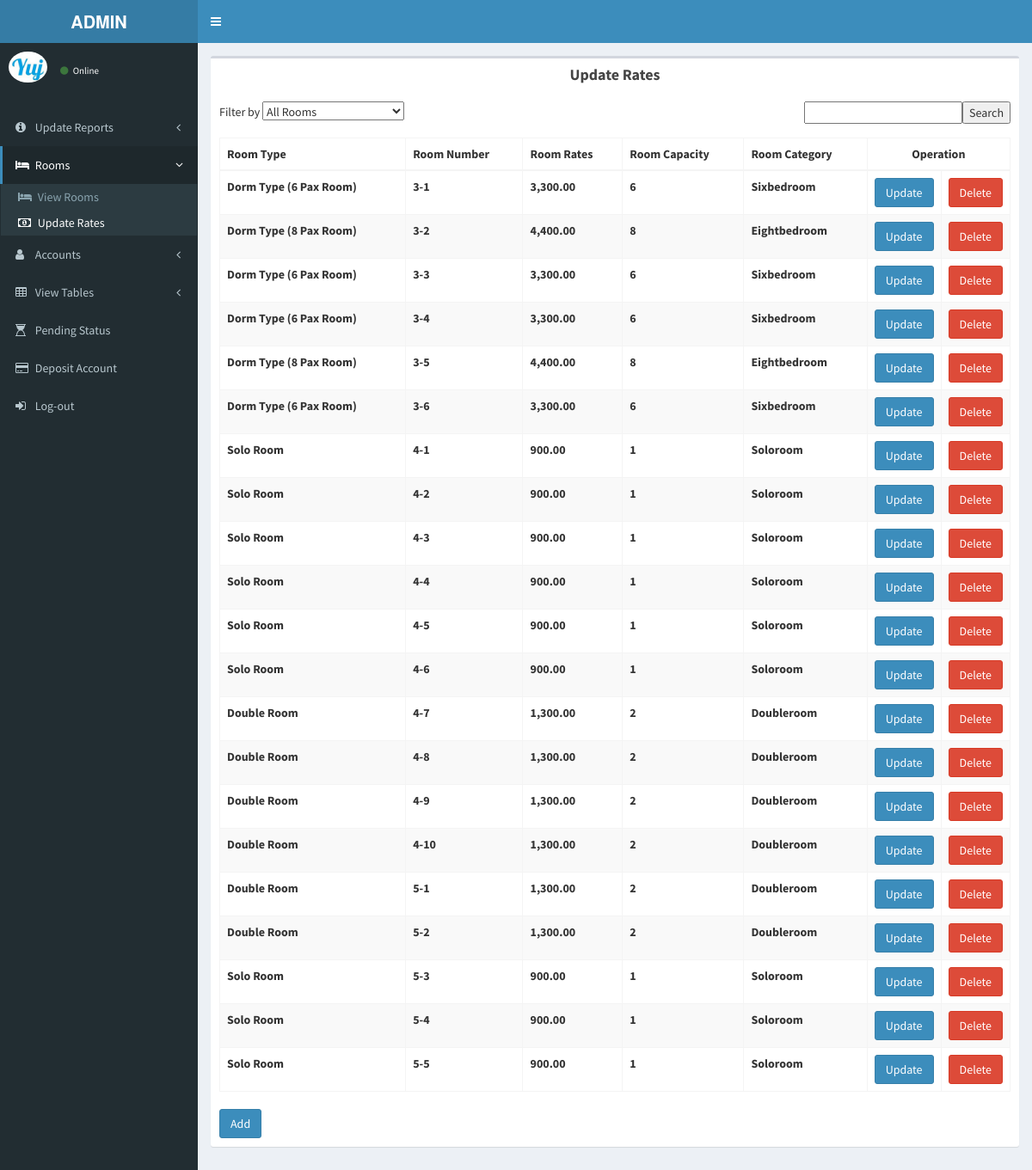
Screenshot of /Admin/updaterooms.php with the database file from the repository.
### tables this page shows
CREATE TABLE `tbl_room` (
  `room_id` int(30) NOT NULL,
  `roomrates` varchar(255) NOT NULL,
  `roomstatus` varchar(255) NOT NULL,
  `capacity` int(255) NOT NULL,
  `roomName` varchar(30) NOT NULL,
  `roomnumber` varchar(30) NOT NULL,
  `category` varchar(255) NOT NULL,
  `addguest_id` int(255) NOT NULL,
  `guestName` varchar(255) NOT NULL
);

### Admin/updaterooms.php (the view, shortened to what this page needs)
<!DOCTYPE html>
<html>
<head>
  <link rel="stylesheet" href="bootstrap/css/bootstrap.min.css">
  <link rel="stylesheet" href="https://maxcdn.bootstrapcdn.com/font-awesome/4.4.0/css/font-awesome.min.css">
  <link rel="stylesheet" href="https://code.ionicframework.com/ionicons/2.0.1/css/ionicons.min.css">
  <link rel="stylesheet" href="dist/css/AdminLTE.min.css">
  <link rel="stylesheet" href="dist/css/skins/_all-skins.min.css">
  <link rel="stylesheet" href="plugins/iCheck/flat/blue.css">
  <link rel="stylesheet" href="plugins/morris/morris.css">
  <link rel="stylesheet" href="plugins/jvectormap/jquery-jvectormap-1.2.2.css">
  <link rel="stylesheet" href="plugins/datepicker/datepicker3.css">
  <link rel="stylesheet" href="plugins/daterangepicker/daterangepicker-bs3.css">
  <link rel="stylesheet" href="plugins/bootstrap-wysihtml5/bootstrap3-wysihtml5.min.css">
 <link rel="stylesheet" href="bootstrap/css/bootstrap.min.css">
  <link rel="stylesheet" href="https://maxcdn.bootstrapcdn.com/font-awesome/4.4.0/css/font-awesome.min.css">
  <link rel="stylesheet" href="https://code.ionicframework.com/ionicons/2.0.1/css/ionicons.min.css">
  <link rel="stylesheet" href="plugins/datatables/dataTables.bootstrap.css">
  <link rel="stylesheet" href="dist/css/AdminLTE.min.css">
  <link rel="stylesheet" href="../../dist/css/skins/_all-skins.min.css">
</head>
<body class="hold-transition skin-blue fixed sidebar-mini">
<div class="wrapper">
  <header class="main-header">
    <a href="dailysale.php" class="logo">
      <span class="logo-lg"><b>ADMIN</b></span>
    </a>
    <nav class="navbar navbar-static-top" role="navigation">
      <a href="#" class="sidebar-toggle" data-toggle="offcanvas" role="button">
      </a>
    </nav>
  </header>
  <aside class="main-sidebar">
    <section class="sidebar">
      <div class="user-panel">
         <div class="pull-left image">
          <img src="dist/img/user2-160x160.jpg" class="img-circle" alt="User Image">
        </div>
        <div class="pull-left info">
		   <a href="#"><i class="fa fa-circle text-success"></i> Online</a>
        </div>
      </div>
        <ul class="sidebar-menu">
       <br>
	  <li class="treeview">
          <a href=""><i class="fa fa-info-circle"></i> <span>Update Reports</span><i class="fa fa-angle-left pull-right"></i></a>
        </li>
		<li class="active">
          <a href=""><i class="fa fa-bed"></i> <span>Rooms</span><i class="fa fa-angle-left pull-right"></i></a>
          <ul class="treeview-menu">
				<li ><a href="viewrooms.php"><i class="fa fa-bed"></i> <span>View Rooms</span></a></li>
				<li class="active"><a href="updaterooms.php"><i class="fa fa-money"></i> <span>Update Rates</span></a></li>
          </ul>
        </li>
		<li class="treeview">
          <a href=""><i class="fa fa-user"></i> <span>Accounts</span><i class="fa fa-angle-left pull-right"></i></a>
        </li>
<li class="treeview">
          <a href=""><i class="fa fa-table"></i> <span>View Tables</span><i class="fa fa-angle-left pull-right"></i></a>
        </li>
<li><a href="pendingreservation.php"><i class="fa fa-hourglass-1"></i> <span>Pending Status</span></a></li>
		<li><a href="depositaccount.php"><i class="fa fa-credit-card"></i> <span>Deposit Account</span></a></li>
        <li><a href="logout.php"><i class="fa fa-sign-in"></i> <span>Log-out</span></a></li>
  </ul>
    </section>
  </aside>
  <div class="content-wrapper">
	       <section class="content">
          <div class="row">
            <div class="col-xs-12">
          <div class="box">
            <div class="box-header">
             <center> <h3 class="box-title"><b>Update Rates</b></h3></center>
            </div>
            <div class="box-body">
		<form method="GET" action="">
			Filter by <select name="id" class = "a">
				<option hidden selected value ="">
				<?php
				if(isset($_GET['id'])){
					echo $_GET['id'];
				}
				else{
					echo 'All Rooms';
				}
				?>
				</option>
			</select>
			<input type="submit" name="Submit" value="Search" class="pull-right" />
			<input type="text" name="search" class="pull-right"/>
		</form>
		<br>
		<?php
		if(isset($_GET['search'])){
			$search = ($_GET['search']);
			$qry = mysql_query("SELECT * FROM tbl_room where roomnumber like '%$search%'
					or roomName like '%$search%' or roomrates like '%$search%'or capacity like '%$search%'
					or category like '%$search%'");
		}else{
			if(isset($_GET['id'])){
				if($_GET['id'] ==  "All Rooms"){
					$qry = mysql_query("SELECT * FROM tbl_room");
				}else{
					$id = $_GET['id'];
					$qry = mysql_query("SELECT * FROM tbl_room WHERE roomName = '$id'");
				}
			}
			else{
				$qry = mysql_query("SELECT * FROM tbl_room");
			}
		}
		?>
              <table class="table table-bordered table-striped">
                <thead>
                <tr>
                  <th>Room Type</th>
                  <th>Room Number</th>
                  <th>Room Rates</th>
				  <th>Room Capacity</th>
                    <th>Room Category</th>
				  <td colspan=2 align="center" width="15%"><strong>Operation<strong></td>
                </tr>
                </thead>
                <tbody>
				<tr>
                <?php
				while($rs=mysql_fetch_array($qry)) {
					$roomrates = $rs['roomrates'];
					$roomrates = number_format($roomrates,2);
						echo "<tr>";
					echo "<td>".$rs['roomName']."</td>";
					echo "<td>".$rs['roomnumber']."</td>";
					echo "<td>".$roomrates."</td>";
					echo "<td>".$rs['capacity']."</td>";
					echo "<td>".$rs['category']."</td>";
					echo "<td align='center'><a   href=editrooms.php?room_id=" .$rs['room_id']. '>' . '<input type="submit" name="update" value="Update" class="btn btn-primary btn-large">' . "</a></td>";
					echo "<td align='center'><button type='button' class='btn btn-danger btn-sl' data-toggle='modal' data-target='#myModal'>Delete</button></td>";
					echo "</tr>";
	}
	echo '</tr>';
               echo ' </tbody>';
          echo '</table>';
echo '</head>';
echo '<body>';
?>
<br>
			  <form action="addrooms.php" method="post">
        <input type="submit" name="update" value="Add" class="btn btn-primary btn-large">
			</form>
          </div>
              </div>
		   </div>
          </div>
       </section>
      </div>
</body>
</html>

### Admin/updaterooms.php (style rules this page uses)
td { font-weight:bold; }

### rows the page displays
tbl_room: roomName "Dorm Type (6 Pax Room)", roomnumber "3-1", roomrates "3,300.00", capacity "6", category "Sixbedroom"
tbl_room: roomName "Dorm Type (8 Pax Room)", roomnumber "3-2", roomrates "4,400.00", capacity "8", category "Eightbedroom"
tbl_room: roomName "Dorm Type (6 Pax Room)", roomnumber "3-3", roomrates "3,300.00", capacity "6", category "Sixbedroom"
tbl_room: roomName "Dorm Type (6 Pax Room)", roomnumber "3-4", roomrates "3,300.00", capacity "6", category "Sixbedroom"
tbl_room: roomName "Dorm Type (8 Pax Room)", roomnumber "3-5", roomrates "4,400.00", capacity "8", category "Eightbedroom"
tbl_room: roomName "Dorm Type (6 Pax Room)", roomnumber "3-6", roomrates "3,300.00", capacity "6", category "Sixbedroom"
tbl_room: roomName "Solo Room", roomnumber "4-1", roomrates "900.00", capacity "1", category "Soloroom"
tbl_room: roomName "Solo Room", roomnumber "4-2", roomrates "900.00", capacity "1", category "Soloroom"
tbl_room: roomName "Solo Room", roomnumber "4-3", roomrates "900.00", capacity "1", category "Soloroom"
tbl_room: roomName "Solo Room", roomnumber "4-4", roomrates "900.00", capacity "1", category "Soloroom"
tbl_room: roomName "Solo Room", roomnumber "4-5", roomrates "900.00", capacity "1", category "Soloroom"
tbl_room: roomName "Solo Room", roomnumber "4-6", roomrates "900.00", capacity "1", category "Soloroom"
tbl_room: roomName "Double Room", roomnumber "4-7", roomrates "1,300.00", capacity "2", category "Doubleroom"
tbl_room: roomName "Double Room", roomnumber "4-8", roomrates "1,300.00", capacity "2", category "Doubleroom"
tbl_room: roomName "Double Room", roomnumber "4-9", roomrates "1,300.00", capacity "2", category "Doubleroom"
tbl_room: roomName "Double Room", roomnumber "4-10", roomrates "1,300.00", capacity "2", category "Doubleroom"
tbl_room: roomName "Double Room", roomnumber "5-1", roomrates "1,300.00", capacity "2", category "Doubleroom"
tbl_room: roomName "Double Room", roomnumber "5-2", roomrates "1,300.00", capacity "2", category "Doubleroom"
tbl_room: roomName "Solo Room", roomnumber "5-3", roomrates "900.00", capacity "1", category "Soloroom"
tbl_room: roomName "Solo Room", roomnumber "5-4", roomrates "900.00", capacity "1", category "Soloroom"
tbl_room: roomName "Solo Room", roomnumber "5-5", roomrates "900.00", capacity "1", category "Soloroom"
